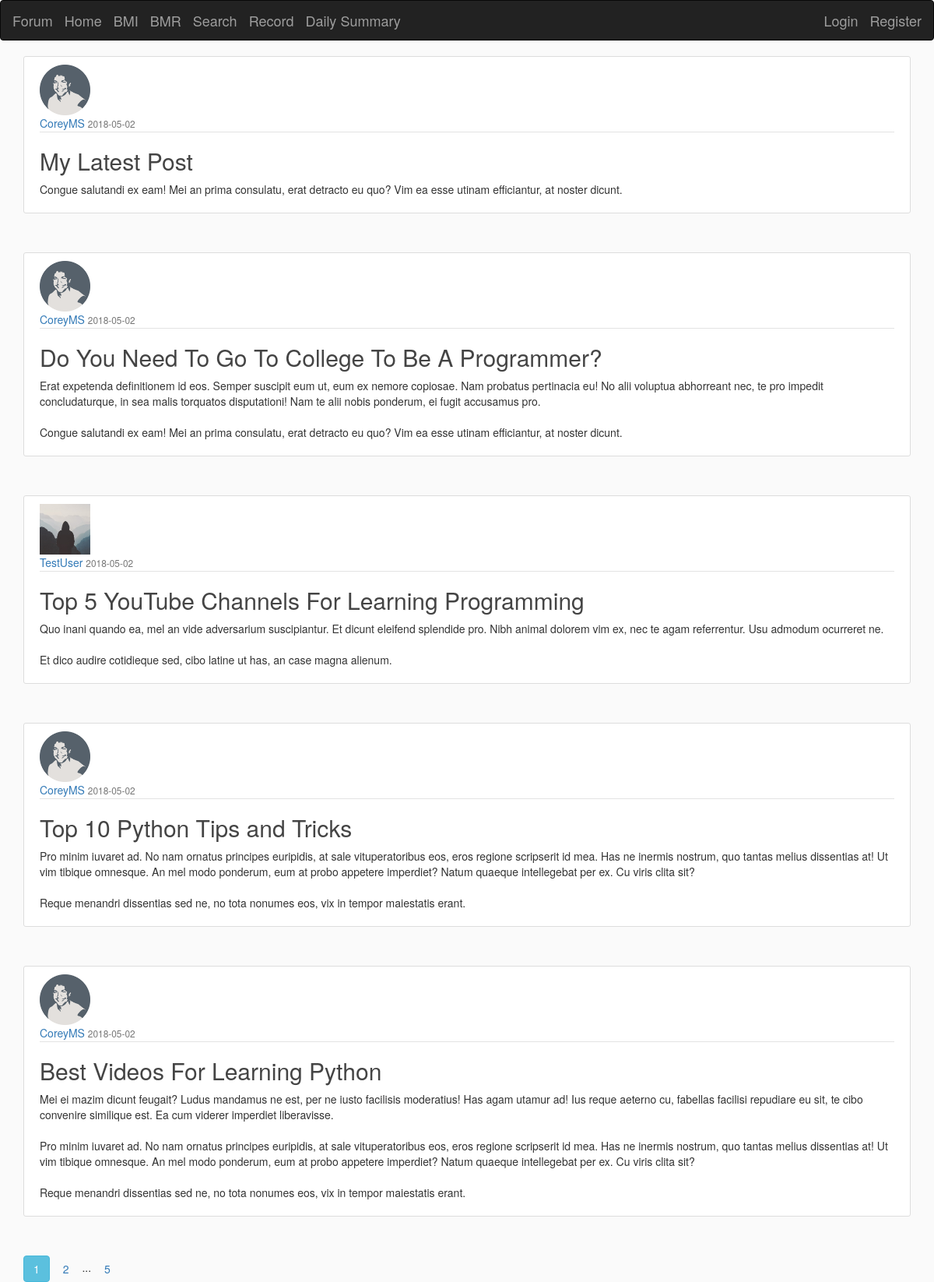
Page /home on the earlier database version.
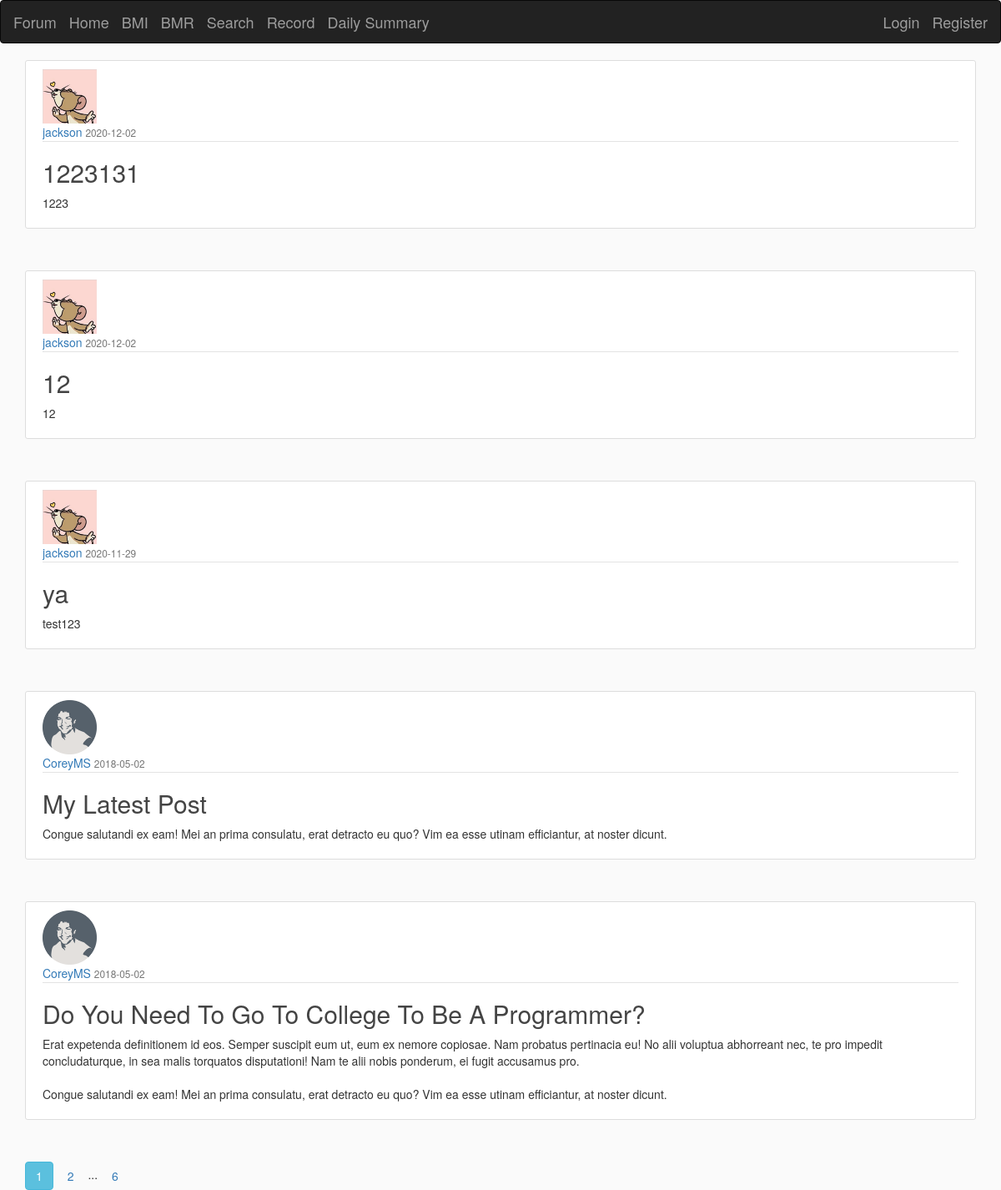
Same page on the later database version.
### app_folder/models.py (models this page shows, shortened)
class Post(db.Model):
    id = db.Column(db.Integer, primary_key=True)
    title = db.Column(db.String(100), nullable=False)
    date_posted = db.Column(db.DateTime, nullable=False, default=datetime.utcnow)
    content = db.Column(db.Text, nullable=False)
    user_id = db.Column(db.Integer, db.ForeignKey('user.id'), nullable=False)

class User(db.Model, UserMixin):
    id = db.Column(db.Integer, primary_key=True)
    username = db.Column(db.String(20), unique=True, nullable=False)
    email = db.Column(db.String(120), unique=True, nullable=False)
    image_file = db.Column(db.String(20), nullable=False, default='default.jpg')
    password = db.Column(db.String(60), nullable=False)
    posts = db.relationship('Post', backref='author', lazy=True)

### app_folder/routes.py (the view)
@app.route("/")
@app.route("/home")
def home():
    page = request.args.get('page', 1, type=int)
    posts = Post.query.order_by(Post.date_posted.desc()).paginate(page=page, per_page=5)
    return render_template('home.html', posts=posts)

### app_folder/templates/home.html
{% extends "layout.html" %}
{% block content %}
    {% for post in posts.items %}
        <article class="media content-section">
          <img class="rounded-circle article-img" src="{{ url_for('static', filename='profile_pics/' + post.author.image_file) }}">
          <div class="media-body">
            <div class="article-metadata">
              <a class="mr-2" href="{{ url_for('user_posts', username=post.author.username) }}">{{ post.author.username }}</a>
              <small class="text-muted">{{ post.date_posted.strftime('%Y-%m-%d') }}</small>
            </div>
            <h2><a class="article-title" href="{{ url_for('post', post_id=post.id) }}">{{ post.title }}</a></h2>
            <p class="article-content">{{ post.content }}</p>
          </div>
        </article>
    {% endfor %}
    {% for page_num in posts.iter_pages(left_edge=1, right_edge=1, left_current=1, right_current=2) %}
      {% if page_num %}
        {% if posts.page == page_num %}
          <a class="btn btn-info mb-4" href="{{ url_for('home', page=page_num) }}">{{ page_num }}</a>
        {% else %}
          <a class="btn btn-outline-info mb-4" href="{{ url_for('home', page=page_num) }}">{{ page_num }}</a>
        {% endif %}
      {% else %}
        ...
      {% endif %}
    {% endfor %}
{% endblock content %}

### app_folder/templates/layout.html (shortened to what this page needs)
<!DOCTYPE html>
<html>
<head>
    <link rel="stylesheet" href="https://maxcdn.bootstrapcdn.com/bootstrap/3.4.1/css/bootstrap.min.css">
    <link rel="stylesheet" type="text/css" href="{{ url_for('static', filename='main.css') }}">
</head>
<body>
  <nav class="navbar navbar-inverse fixed-top">
    <div class="container-fluid">
      <div class="navbar-header">
        <a class="navbar-brand mr-4" href="/">Forum</a>
        <a class="navbar-brand mr-4" href="{{ url_for('home') }}">Home</a>
        <a class="navbar-brand mr-4" href="{{ url_for('bmi') }}">BMI</a>
        <a class="navbar-brand mr-4" href="{{ url_for('bmr') }}">BMR</a>
        <a class="navbar-brand mr-4" href="/search">Search</a>
        <a class="navbar-brand mr-4" href="/record">Record</a>
        <a class="navbar-brand mr-4" href="/dailySummary">Daily Summary</a>
      </div>
        <ul class="nav navbar-nav navbar-right">
            {% if current_user.is_authenticated %}
            <li><a class="navbar-brand mr-4" href="{{ url_for('new_post') }}">New Post</a></li>
            <li><a class="navbar-brand mr-4" href="{{ url_for('account') }}">Account</a></li>
            <li><a class="navbar-brand mr-4" href="/logout">Logout</a></li>
            {% else %}
            <li><a class="navbar-brand mr-4" href="/login">Login</a></li>
            <li><a class="navbar-brand mr-4" href="/register">Register</a></li>
            {% endif %}
        </ul>
    </div>
  </nav>
    <div class="container">
      {% block content %}{% endblock %}
    </div>
</body>
</html>

### app_folder/static/main.css (style rules this page uses)
body { background: #fafafa; color: #333333; }
h1, h2, h3, h4, h5, h6 { color: #444444; }
.content-section { background: #ffffff; padding: 10px 20px; border: 1px solid #dddddd; border-radius: 3px; margin-bottom: 50px; }
.article-title { color: #444444; }
.article-content { white-space: pre-line; }
.article-img { height: 65px; width: 65px; margin-right: 16px; }
.article-metadata { padding-bottom: 1px; margin-bottom: 4px; border-bottom: 1px solid #e3e3e3 }

Differences in the rows shown:
no longer on this page (row unchanged): Post: image_file (placeholder picture), author.username "TestUser", date_posted "2018-05-02", title "Top 5 YouTube Channels For Learning Programming", content "Quo inani quando ea, mel an vide adversarium suscipiantur. Et dicunt eleifend splendide pro. Nibh animal dolorem vim ex, nec te agam referrentur. Usu admodum ocurreret ne. Et dico audire cotidieque sed, cibo latine ut has, an case magna alienum."
no longer on this page (row unchanged): Post: image_file (picture), author.username "CoreyMS", date_posted "2018-05-02", title "Top 10 Python Tips and Tricks", content "Pro minim iuvaret ad. No nam ornatus principes euripidis, at sale vituperatoribus eos, eros regione scripserit id mea. Has ne inermis nostrum, quo tantas melius dissentias at! Ut vim tibique omnesque. An mel modo ponderum, eum at probo appetere imperdiet? Natum quaeque intellegebat per ex. Cu viris clita sit? Reque menandri dissentias sed ne, no tota nonumes eos, vix in tempor maiestatis erant."
no longer on this page (row unchanged): Post: image_file (picture), author.username "CoreyMS", date_posted "2018-05-02", title "Best Videos For Learning Python", content "Mei ei mazim dicunt feugait? Ludus mandamus ne est, per ne iusto facilisis moderatius! Has agam utamur ad! Ius reque aeterno cu, fabellas facilisi repudiare eu sit, te cibo convenire similique est. Ea cum viderer imperdiet liberavisse. Pro minim iuvaret ad. No nam ornatus principes euripidis, at sale vituperatoribus eos, eros regione scripserit id mea. Has ne inermis nostrum, quo tantas melius dissentias at! Ut vim tibique omnesque. An mel modo ponderum, eum at probo appetere imperdiet? Natum quaeque intellegebat per ex. Cu viris clita sit? Reque menandri dissentias sed ne, no tota nonumes eos, vix in tempor maiestatis erant."
added Post: image_file (picture), author.username "jackson", date_posted "2020-12-02", title "1223131", content "1223"
added Post: image_file (picture), author.username "jackson", date_posted "2020-12-02", title "12", content "12"
added Post: image_file (picture), author.username "jackson", date_posted "2020-11-29", title "ya", content "test123"
Other differences:
new list line: "6"
list line gone: "5"
